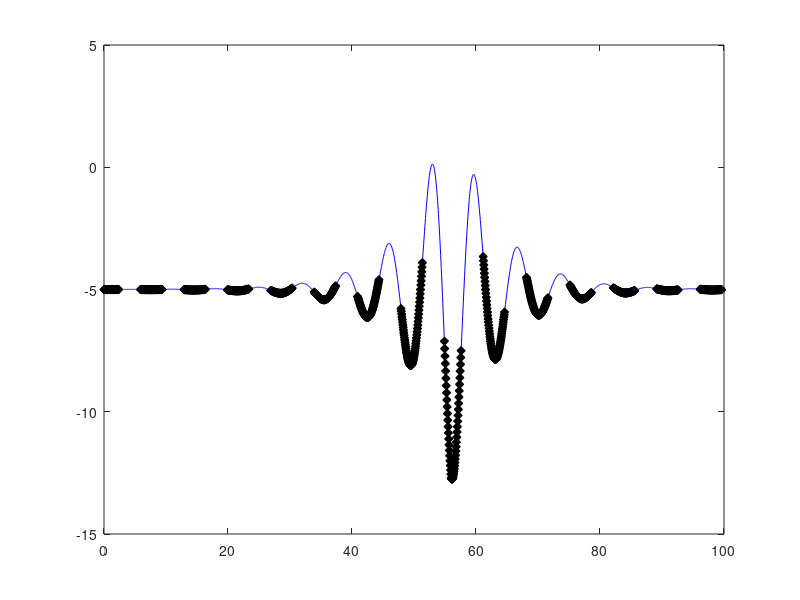

Recreate this plot in MATLAB.
zID = [1, 5, 3, 8, 10, 7, 8]

A = zID(2)
B = zID(3)
C = zID(4)
D = zID(5)
E = zID(6)
F = zID(7)

xInc = 0:.05:100

Gt = -F*exp(-abs((xInc/E)-C)).*cos(((2*pi)/E)*(xInc-(B/10)))-A
GtPrime = diff(Gt)
GtPrime2 = diff(GtPrime)

i = 1
yMax = 0


while i < length(Gt)
i = i+1
    if Gt(i) > yMax
        yMax = Gt(i)
    end
end
iAmTooLazy = yMax * 0.44

I = find(GtPrime2 >= 0 ) 

plot(xInc,Gt,'b')
hold on
plot(xInc(I),Gt(I),'kd','Markersize',6,'MarkerFaceColor','k')
hold off